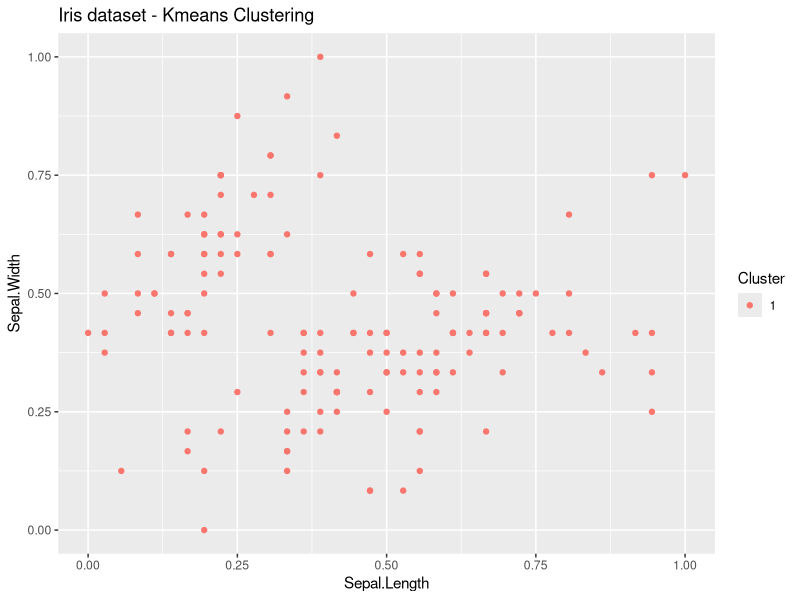
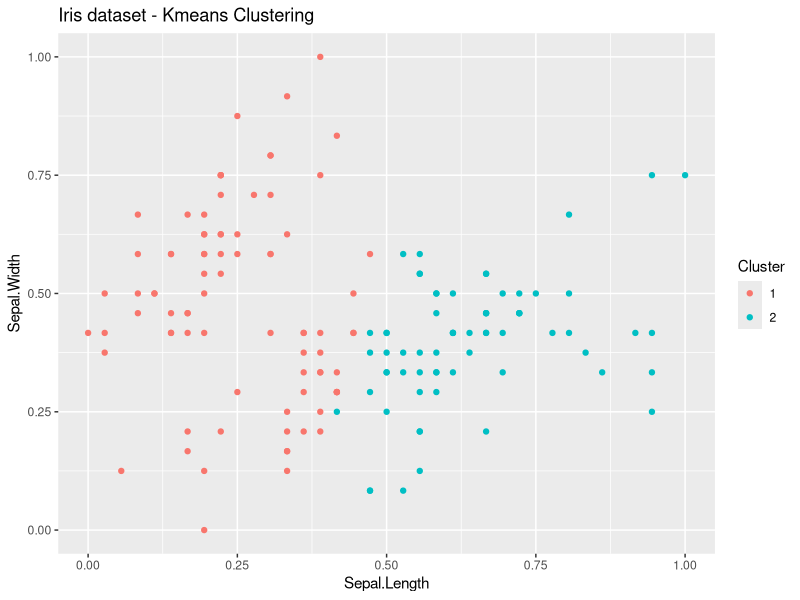
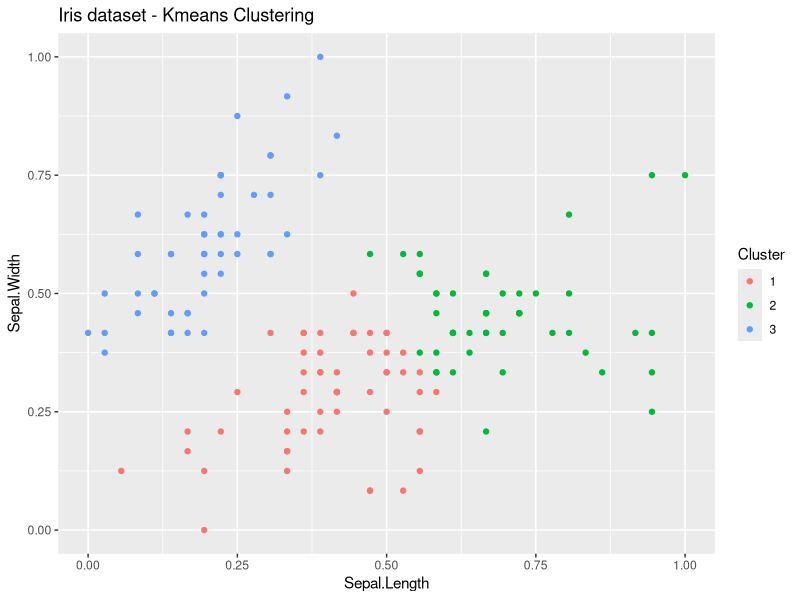
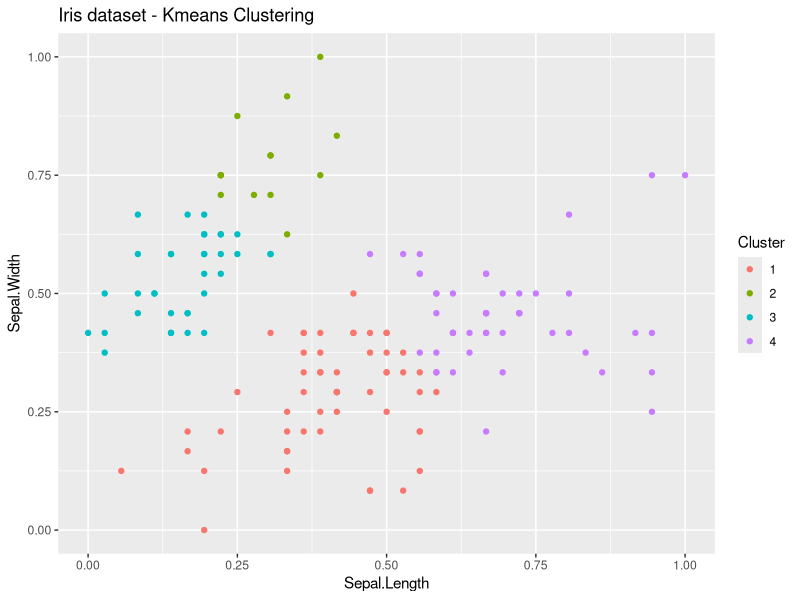
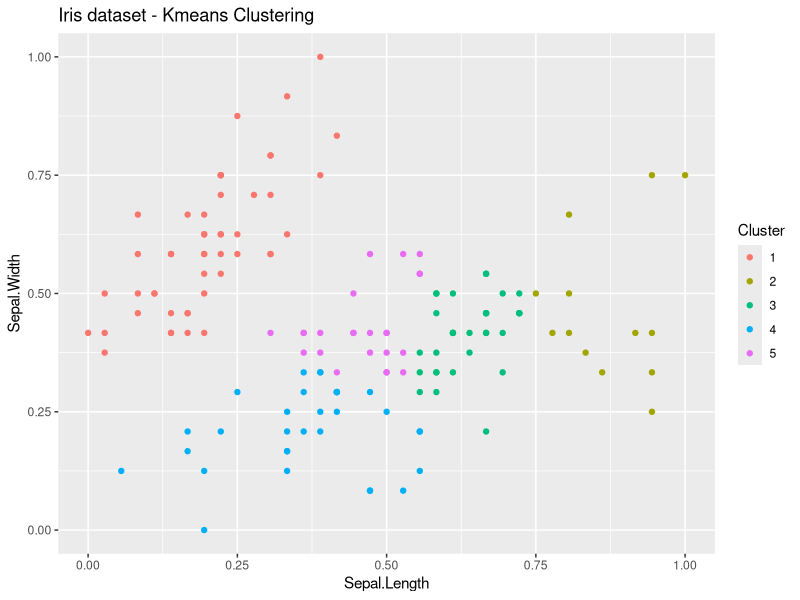
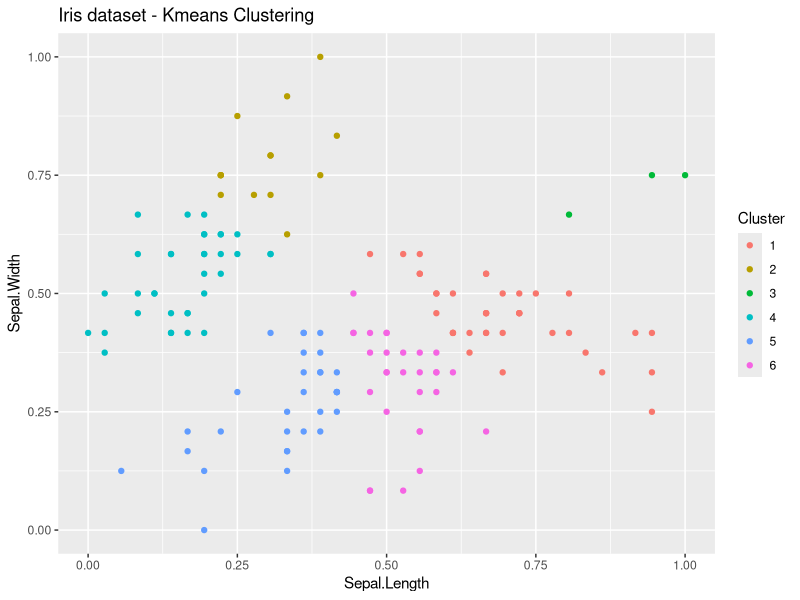
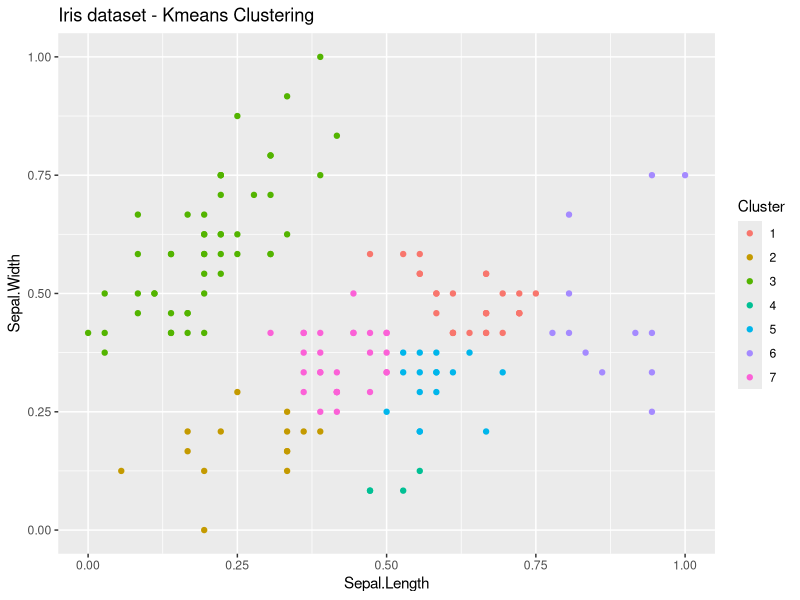
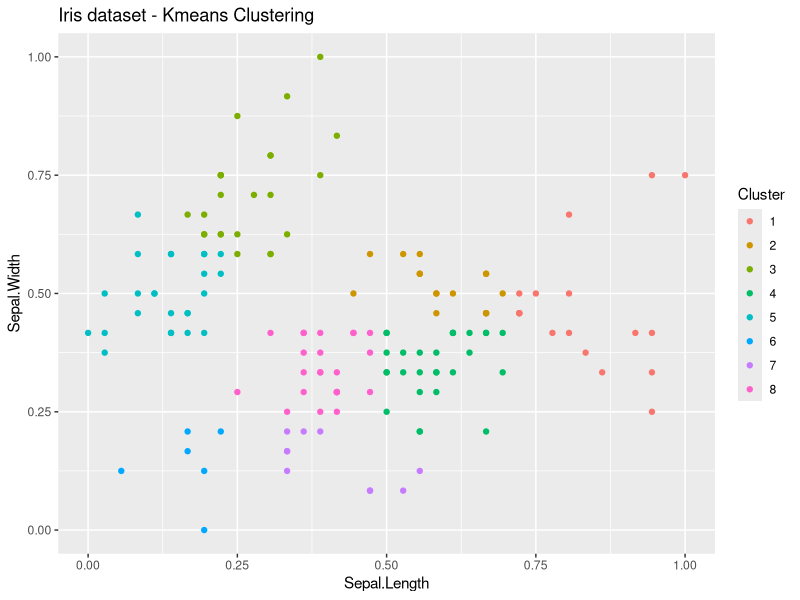

Write the R code that produced these figures, in order.

# ---------------------------------------------------------------------------------------------------------

# install packages
library(dplyr)
library(ggplot2)
library(tidyr)

# get IRIS data
require("datasets")
data("iris") # load Iris Dataset
str(iris) # view structure of dataset

iris.new <- iris[,c(1,2,3,4)] # excluding last column because unsupervised learning...
head(iris.new)

# normalize the data 
normalize <- function(x){
  return ((x-min(x))/(max(x)-min(x)))
}

iris.new$Sepal.Length<- normalize(iris.new$Sepal.Length)
iris.new$Sepal.Width<- normalize(iris.new$Sepal.Width)
iris.new$Petal.Length<- normalize(iris.new$Petal.Length)
iris.new$Petal.Width<- normalize(iris.new$Petal.Width)
head(iris.new)

iris_kdata <- iris.new[,c(1,2)] # keeping only the first 2 columns
head(iris_kdata) 

# ------------------------------------------------------------------------------------------------------

"
Steps followed - 
1. Randomly created k points for starting cluster centers or centroids
2. Each point in the dataset is assigned to the cluster of the nearest centroid based on closest euclidean distance
For every point in data and every centroid, while any point changes cluster assignment do the foll - 
3. Calculated the distance between the centroid and point
4. Assigned the point to the cluster with the min distance
5. For every cluster:
   - calculated  mean of the points in that cluster; assigned this as new coordinates of centroid
6. Repeated until dataset cluster assignments do not change (dist_error = 0) or reaches convergnce..

"

# defining distance function based on euclidian distance
euclid_dist <- function(x, y) {
  distance = 0  
  # loops through number of columns in x
  for (i in (1:length(x))) {  
    distance = distance + (x[[i]] - y[[i]])^2                                                    
  }
  distance = sqrt(distance)  
  return (distance)
}

# main function that calculates k nearest clusters, argument - data and clusters
cluster.kmeans  <- function(km_data, k) {
  cluster_init <- km_data[sample.int(nrow(km_data),k),] # initializing random cluster datapoints 
  cluster_init_old <- as.data.frame(matrix(0, ncol = 2, nrow = k)) # store old cluster coordinates
  cluster_loc <- vector("numeric", nrow(km_data)) # store datapoint and its cluster assignment
  clu_assign = as.data.frame(matrix(0, ncol = 2, nrow = nrow(km_data)))
  
  # dist_err: the distance between old and new cluster location 
  # algorithm reaches convergence when clusters no longer change (dist_err = 0)
  dist_err <- sum(euclid_dist(cluster_init, cluster_init_old))
  # while loop will continue until dist_err is not greater than 0 or convergence not reached
  while (dist_err > 0) {
    euc_dist = vector("numeric", nrow(cluster_init)) # vector to store distances between points and clusters 
    for (i in 1:nrow(km_data)) { # for loop to assign point to closest cluster
      euc_dist <- euclid_dist(km_data[i,], cluster_init[1:k,])  # distance between each point and the clusters 
      cluster_loc[i] <- which.min(euc_dist) # select min distance                  
    }
    cluster_init_old <- cluster_init # assigns old cluster locations before modifying 
    # iterate through cluster assignments 
    for (i in 1:k) {
      cluster_length <- length(which(cluster_loc == 1)) # determines df size based on cluster selections 
      clu_assign = as.data.frame(matrix(0, ncol = 2, nrow = nrow(km_data))) # resets points df with 0 after every iteration
      for (j in 1:nrow(km_data)) { # iterate through each row
        if (cluster_loc[j] == i) { # checks if the cluster assignment matches 
          clu_assign[j,] <- km_data[j,]
        }
      }
      clu_assign[clu_assign == 0] <- NA # replace 0 with NA
      clu_assign <- na.omit(clu_assign) # omits NA value    
      cluster_init[i,1] <- mean(clu_assign[,1])  # calculates the mean of all x coords
      cluster_init[i,2] <- mean(clu_assign[,2]) 
      cluster_init[cluster_init == 0] <- NA  
      cluster_init <- na.omit(cluster_init) # new location for k cluster  
      #  recalcuates the dist_err from new cluster location and old cluster location 
      #  after # itertion, will converge and ist_err = 0
      dist_err <- sum(euclid_dist(cluster_init, cluster_init_old)) # re-assign
    }
  }
  # dataframe to store within sum of squares for each cluster 
  wss = as.data.frame(matrix(0, ncol = 1, nrow = nrow(cluster_init)))
  # loop based on number of clusters 
  for (i in 1:k) {
    # wss: Total distance of data points from their respective cluster centroids 
    wss_intv = as.data.frame(matrix(0, ncol = 1, nrow = nrow(km_data)))   # store distances of individual datapoints to final cluster coordinates
    for (j in 1:nrow(km_data)) {
      if (cluster_loc[j] == i)  # if point in cluster then calc euc dist between point and cluster
        wss_intv[j,] <-  euclid_dist(km_data[j,], cluster_init[k,]) 
    }
    wss_intv[wss_intv == 0] <- NA    
    wss_intv <- na.omit(wss_intv)       
    wss[k,] <- sum(wss_intv)           
  }
  # sums all within sum of squares to calculate total within sum of squares
  totalss <- sum(wss) 
  return(list(twss = totalss, cluster_loc = cluster_loc))
}

# ------------------------------------------------------------------------------------------------------
# when k = 1
# Run function on data and plot
res_kmeans <- cluster.kmeans (iris_kdata, 1)
ggplot(iris_kdata, aes(x = Sepal.Length, y = Sepal.Width, color = factor(res_kmeans$cluster_loc))) + geom_point() + labs(color = "Cluster") + ggtitle("Iris dataset - Kmeans Clustering")
res_kmeans$twss # total within var

# when k = 2
# Run function on data and plot
res_kmeans <- cluster.kmeans (iris_kdata, 2)
ggplot(iris_kdata, aes(x = Sepal.Length, y = Sepal.Width, color = factor(res_kmeans$cluster_loc))) + geom_point() + labs(color = "Cluster") + ggtitle("Iris dataset - Kmeans Clustering")
res_kmeans$twss # total within var

# when k = 3
# Run function on data and plot
res_kmeans <- cluster.kmeans (iris_kdata, 3)
ggplot(iris_kdata, aes(x = Sepal.Length, y = Sepal.Width, color = factor(res_kmeans$cluster_loc))) + geom_point() + labs(color = "Cluster") + ggtitle("Iris dataset - Kmeans Clustering")
res_kmeans$twss # total within var

# when k = 4
# Run function on data and plot
res_kmeans <- cluster.kmeans (iris_kdata, 4)
ggplot(iris_kdata, aes(x = Sepal.Length, y = Sepal.Width, color = factor(res_kmeans$cluster_loc))) + geom_point() + labs(color = "Cluster") + ggtitle("Iris dataset - Kmeans Clustering")
res_kmeans$twss # total within var

# when k = 5
# Run function on data and plot
res_kmeans <- cluster.kmeans (iris_kdata, 5)
ggplot(iris_kdata, aes(x = Sepal.Length, y = Sepal.Width, color = factor(res_kmeans$cluster_loc))) + geom_point() + labs(color = "Cluster") + ggtitle("Iris dataset - Kmeans Clustering")
res_kmeans$twss # total within var

# when k = 6
# Run function on data and plot
res_kmeans <- cluster.kmeans (iris_kdata, 6)
ggplot(iris_kdata, aes(x = Sepal.Length, y = Sepal.Width, color = factor(res_kmeans$cluster_loc))) + geom_point() + labs(color = "Cluster") + ggtitle("Iris dataset - Kmeans Clustering")
res_kmeans$twss # total within var

# when k = 7
# Run function on data and plot
res_kmeans <- cluster.kmeans (iris_kdata, 7)
ggplot(iris_kdata, aes(x = Sepal.Length, y = Sepal.Width, color = factor(res_kmeans$cluster_loc))) + geom_point() + labs(color = "Cluster") + ggtitle("Iris dataset - Kmeans Clustering")
res_kmeans$twss # total within var

# when k = 8
# Run function on data and plot
res_kmeans <- cluster.kmeans (iris_kdata, 8)
ggplot(iris_kdata, aes(x = Sepal.Length, y = Sepal.Width, color = factor(res_kmeans$cluster_loc))) + geom_point() + labs(color = "Cluster") + ggtitle("Iris dataset - Kmeans Clustering")
res_kmeans$twss # total within var

# when k = 9
# Run function on data and plot
res_kmeans <- cluster.kmeans (iris_kdata, 9)
ggplot(iris_kdata, aes(x = Sepal.Length, y = Sepal.Width, color = factor(res_kmeans$cluster_loc))) + geom_point() + labs(color = "Cluster") + ggtitle("Iris dataset - Kmeans Clustering")
res_kmeans$twss # total within var

# when k = 10
# Run function on data and plot
res_kmeans <- cluster.kmeans (iris_kdata, 10)
ggplot(iris_kdata, aes(x = Sepal.Length, y = Sepal.Width, color = factor(res_kmeans$cluster_loc))) + geom_point() + labs(color = "Cluster") + ggtitle("Iris dataset - Kmeans Clustering")
res_kmeans$twss # total within var
